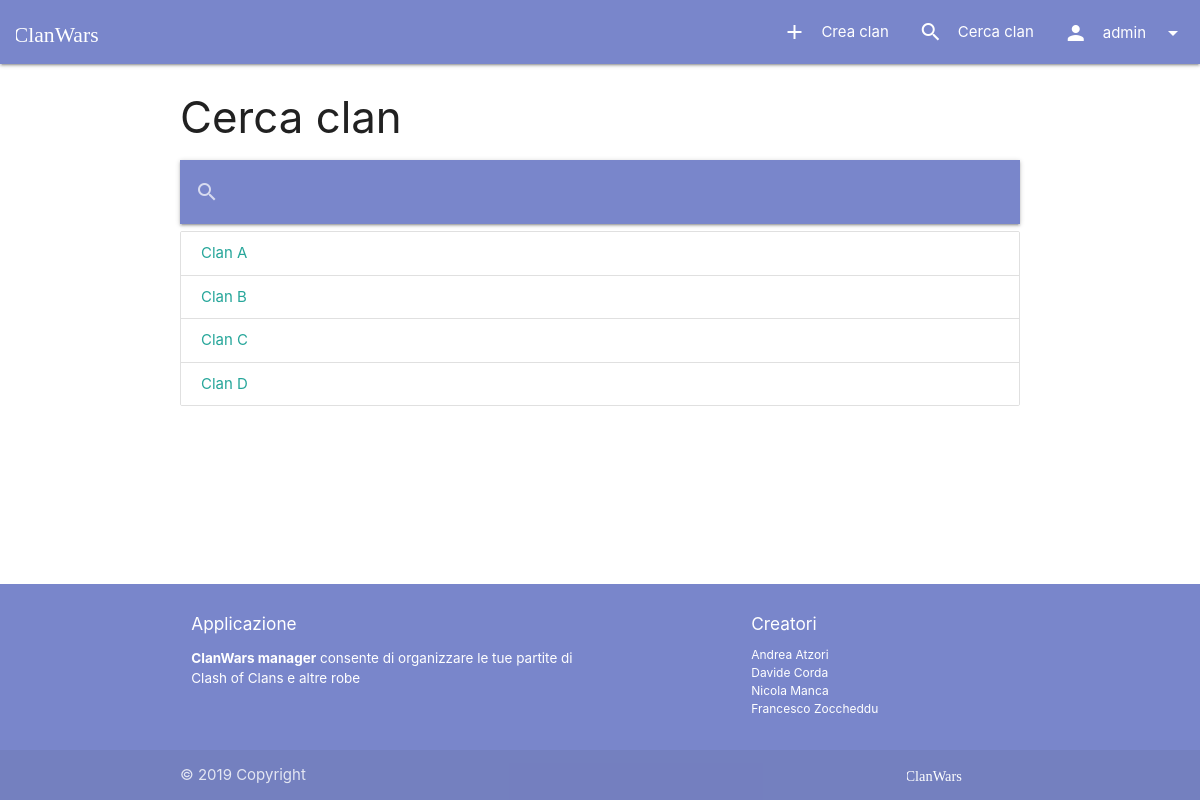
Before: /clans/ (signed in) with the older database file.
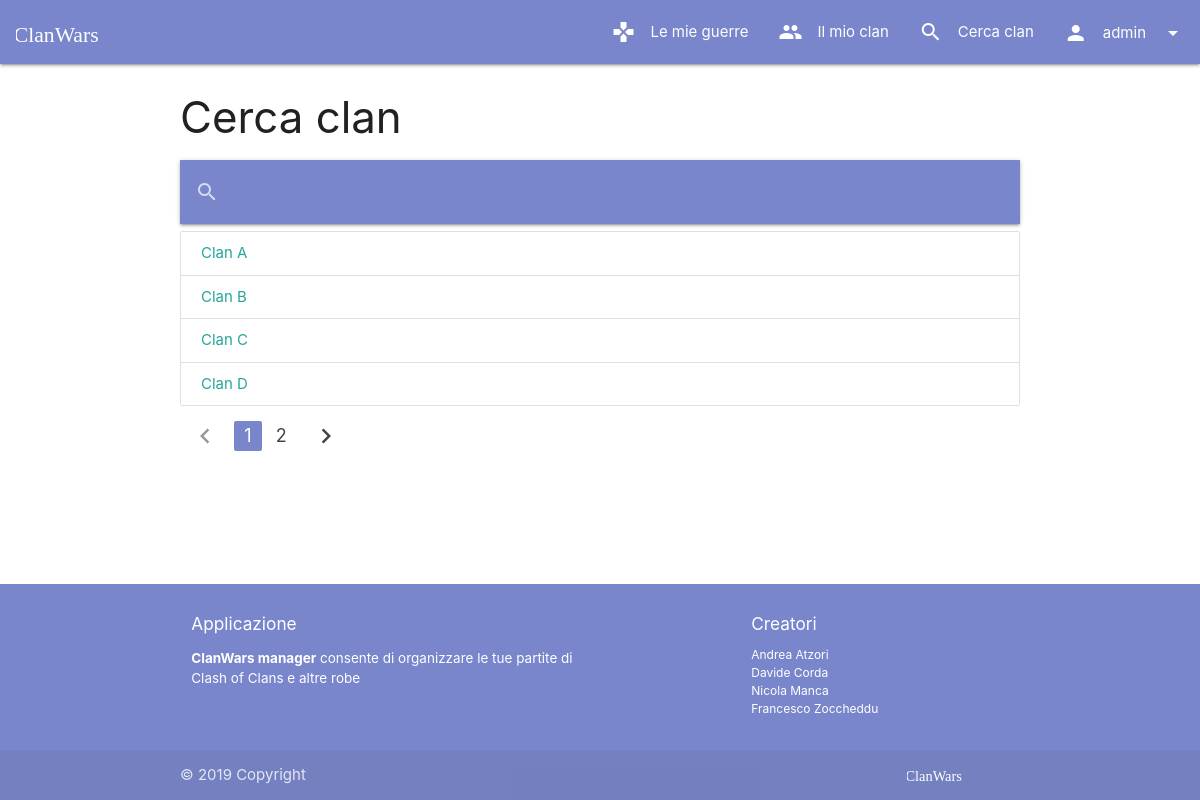
After: the same page with the newer database file.
### manager/views/clans.py (the view)
# urls.py: path(r'', ClanListView.as_view(), name='clans_list'),
class ClanListView(ListView):
    template_name = "clans/list.html"
    paginate_by = 4
    context_object_name = "clans"
    def get_queryset(self):
        query = self.request.GET.get("q")
        if query is not None:
            return Clan.objects.filter(name__icontains=query)
        return Clan.objects.all()

### manager/models.py (called while the page is built)
    def get_absolute_url(self):
        return reverse("clans_details", kwargs={'pk': self.pk})

### manager/templatetags/toasts.py (called while the page is built)
@register.simple_tag
def toast_if(condition, message, icon=None):
    return mark_safe(toast(message, icon) if condition else "")

### manager/templates/clans/list.html (shortened to what this page needs)
{% extends 'base.html' %}
  {% block content %}
  <h3>Cerca clan</h3>
  <nav>
    <div class="nav-wrapper">
      <form>
        <div class="input-field">
          <input id="search" type="search" name="q" value="{{request.GET.q}}">
          <label class="label-icon" for="search"><i class="material-icons">search</i></label>
          <i class="material-icons">close</i>
        </div>
      </form>
    </div>
  </nav>
  <ul class="collection">
    {% for clan in clans %}
      <a class="collection-item waves-effect" href="{{clan.get_absolute_url}}">{{clan.name}}</a>
    {% endfor %}
  </ul>
  {% include "commons/pagination.html" %}
  {% load toasts %}
{% endblock %}

### manager/templates/commons/navbar.html (shortened to what this page needs)
{% load static %}
<nav>
    <div class="nav-wrapper">
        <a href="{% url 'home' %}" class="brand-logo">
            <img class="logo-img" src="{% static "images/logotype.svg" %}">
        </a>
        <ul class="right hide-on-med-and-down">
            {% if request.user.is_authenticated %}
            {% if request.user.clan is not None %}
            <li class="waves-effect">
                <a href="{% url 'wars_list' %}">
                    <i class="material-icons left">gamepad</i>
                    Le mie guerre
                </a>
            </li>
            {% endif %}
            <li class="waves-effect">
                {% if request.user.clan is not None %}
                <a href="{{user.clan.get_absolute_url}}">
                    <i class="material-icons left">people</i>
                    Il mio clan
                </a>
                {% else %}
                <a href="{% url 'clans_create' %}">
                    <i class="material-icons left">add</i>
                    Crea clan
                </a>
                {% endif %}
            </li>
            {% endif %}
            <li class="waves-effect">
                <a href="{% url 'clans_list' %}">
                    <i class="material-icons left">search</i>
                    Cerca clan
                </a>
            </li>
            {% if request.user.is_authenticated %}
            <li>
                <a class="dropdown-trigger waves-effect no-autoinit" href="#!" data-target="logout-dropdown">
                    <i class="material-icons left">person</i>
                    {{user.username}}
                    <i class="material-icons right">arrow_drop_down</i>
                </a>
            </li>
            {% endif %}
        </ul>
    </div>
</nav>

Changed rows visible on the page:
changed User "admin": clan_id empty → 13 (drawn)
Other visible differences:
text no longer shown: "Crea clan"
text now shown: "Le mie guerre Il mio clan"
new list line: "1"
new list line: "2"
